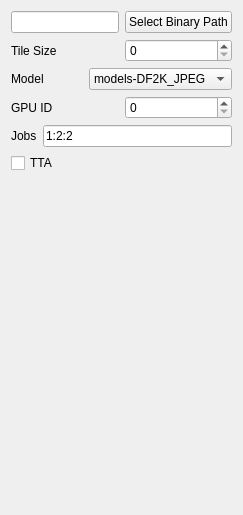
          <widget class="QWidget" name="realsrNcnnVulkanTab">
           <attribute name="title">
            <string>RealSR NCNN Vulkan</string>
           </attribute>
           <layout class="QVBoxLayout" name="verticalLayout_34">
            <item>
             <layout class="QHBoxLayout" name="realsrNcnnVulkanPathHorizontalLayout">
              <item>
               <widget class="QLineEdit" name="realsrNcnnVulkanPathLineEdit"/>
              </item>
              <item>
               <widget class="QPushButton" name="realsrNcnnVulkanPathSelectButton">
                <property name="text">
                 <string>Select Binary Path</string>
                </property>
               </widget>
              </item>
             </layout>
            </item>
            <item>
             <layout class="QHBoxLayout" name="realsrNcnnVulkanTileSizeHorizontalLayout">
              <item>
               <widget class="QLabel" name="realsrNcnnVulkanTileSizeLabel">
                <property name="text">
                 <string>Tile Size</string>
                </property>
               </widget>
              </item>
              <item>
               <widget class="QSpinBox" name="realsrNcnnVulkanTileSizeSpinBox">
                <property name="minimum">
                 <number>0</number>
                </property>
                <property name="maximum">
                 <number>99999</number>
                </property>
                <property name="value">
                 <number>0</number>
                </property>
               </widget>
              </item>
             </layout>
            </item>
            <item>
             <layout class="QHBoxLayout" name="realsrNcnnVulkanModelHorizontalLayout">
              <item>
               <widget class="QLabel" name="realsrNcnnVulkanModelLabel">
                <property name="text">
                 <string>Model</string>
                </property>
               </widget>
              </item>
              <item>
               <widget class="QComboBox" name="realsrNcnnVulkanModelComboBox">
                <property name="toolTip">
                 <string>&lt;html&gt;&lt;head/&gt;&lt;body&gt;&lt;p&gt;If the input file contains very little noise, DF2K will produce sharper outputs.&lt;/p&gt;&lt;p&gt;However, if the input is noisy, DF2K might produce artifacts. DF2K_JPEG will then be preferred.&lt;/p&gt;&lt;/body&gt;&lt;/html&gt;</string>
                </property>
                <item>
                 <property name="text">
                  <string>models-DF2K_JPEG</string>
                 </property>
                </item>
                <item>
                 <property name="text">
                  <string>models-DF2K</string>
                 </property>
                </item>
               </widget>
              </item>
             </layout>
            </item>
            <item>
             <layout class="QHBoxLayout" name="realsrNcnnVulkanGpuIdHorizontalLayout">
              <item>
               <widget class="QLabel" name="realsrNcnnVulkanGpuIdLabel">
                <property name="text">
                 <string>GPU ID</string>
                </property>
               </widget>
              </item>
              <item>
               <widget class="QSpinBox" name="realsrNcnnVulkanGpuIdSpinBox"/>
              </item>
             </layout>
            </item>
            <item>
             <layout class="QHBoxLayout" name="realsrNcnnVulkanJobsHorizontalLayout">
              <item>
               <widget class="QLabel" name="realsrNcnnVulkanJobsLabel">
                <property name="text">
                 <string>Jobs</string>
                </property>
               </widget>
              </item>
              <item>
               <widget class="QLineEdit" name="realsrNcnnVulkanJobsLineEdit">
                <property name="text">
                 <string>1:2:2</string>
                </property>
               </widget>
              </item>
             </layout>
            </item>
            <item>
             <widget class="QCheckBox" name="realsrNcnnVulkanTtaCheckBox">
              <property name="text">
               <string>TTA</string>
              </property>
             </widget>
            </item>
            <item>
             <spacer name="realsrNcnnVulkanVerticalSpacer">
              <property name="orientation">
               <enum>Qt::Vertical</enum>
              </property>
              <property name="sizeHint" stdset="0">
               <size>
                <width>20</width>
                <height>331</height>
               </size>
              </property>
             </spacer>
            </item>
           </layout>
          </widget>
